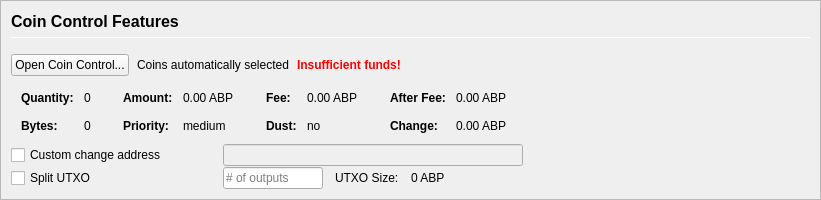
         <widget class="QFrame" name="frameCoinControl">
          <property name="sizePolicy">
           <sizepolicy hsizetype="Expanding" vsizetype="Expanding">
            <horstretch>0</horstretch>
            <verstretch>0</verstretch>
           </sizepolicy>
          </property>
          <property name="maximumSize">
           <size>
            <width>16777215</width>
            <height>16777215</height>
           </size>
          </property>
          <property name="frameShape">
           <enum>QFrame::StyledPanel</enum>
          </property>
          <property name="frameShadow">
           <enum>QFrame::Sunken</enum>
          </property>
          <layout class="QVBoxLayout" name="verticalLayoutCoinControl2">
           <property name="spacing">
            <number>0</number>
           </property>
           <property name="leftMargin">
            <number>0</number>
           </property>
           <property name="topMargin">
            <number>0</number>
           </property>
           <property name="rightMargin">
            <number>0</number>
           </property>
           <property name="bottomMargin">
            <number>0</number>
           </property>
           <item>
            <widget class="QFrame" name="frameCoinControl_BG">
             <layout class="QVBoxLayout" name="verticalLayoutCoinControl" stretch="0,0,0,0,0,0">
              <property name="spacing">
               <number>1</number>
              </property>
              <property name="leftMargin">
               <number>10</number>
              </property>
              <property name="topMargin">
               <number>10</number>
              </property>
              <item>
               <layout class="QHBoxLayout" name="horizontalLayoutCoinControl1">
                <property name="bottomMargin">
                 <number>15</number>
                </property>
                <item>
                 <layout class="QVBoxLayout" name="verticalLayout_3">
                  <property name="spacing">
                   <number>6</number>
                  </property>
                  <item>
                   <widget class="QLabel" name="labelCoinControlFeatures">
                    <property name="sizePolicy">
                     <sizepolicy hsizetype="Preferred" vsizetype="Maximum">
                      <horstretch>0</horstretch>
                      <verstretch>0</verstretch>
                     </sizepolicy>
                    </property>
                    <property name="minimumSize">
                     <size>
                      <width>0</width>
                      <height>20</height>
                     </size>
                    </property>
                    <property name="font">
                     <font>
                      <pointsize>12</pointsize>
                      <weight>75</weight>
                      <bold>true</bold>
                     </font>
                    </property>
                    <property name="styleSheet">
                     <string notr="true">font-weight:bold;</string>
                    </property>
                    <property name="text">
                     <string>Coin Control Features</string>
                    </property>
                   </widget>
                  </item>
                  <item>
                   <widget class="Line" name="line">
                    <property name="minimumSize">
                     <size>
                      <width>0</width>
                      <height>1</height>
                     </size>
                    </property>
                    <property name="maximumSize">
                     <size>
                      <width>16777215</width>
                      <height>1</height>
                     </size>
                    </property>
                    <property name="orientation">
                     <enum>Qt::Horizontal</enum>
                    </property>
                   </widget>
                  </item>
                 </layout>
                </item>
               </layout>
              </item>
              <item>
               <layout class="QHBoxLayout" name="horizontalLayoutCoinControl2" stretch="0,0,0,0">
                <property name="spacing">
                 <number>8</number>
                </property>
                <property name="bottomMargin">
                 <number>10</number>
                </property>
                <item>
                 <widget class="QPushButton" name="pushButtonCoinControl">
                  <property name="styleSheet">
                   <string notr="true"/>
                  </property>
                  <property name="text">
                   <string>Open Coin Control...</string>
                  </property>
                  <property name="autoDefault">
                   <bool>false</bool>
                  </property>
                 </widget>
                </item>
                <item>
                 <widget class="QLabel" name="labelCoinControlAutomaticallySelected">
                  <property name="text">
                   <string>Coins automatically selected</string>
                  </property>
                  <property name="margin">
                   <number>5</number>
                  </property>
                 </widget>
                </item>
                <item>
                 <widget class="QLabel" name="labelCoinControlInsuffFunds">
                  <property name="font">
                   <font>
                    <weight>75</weight>
                    <bold>true</bold>
                   </font>
                  </property>
                  <property name="styleSheet">
                   <string notr="true">color:red;font-weight:bold;</string>
                  </property>
                  <property name="text">
                   <string>Insufficient funds!</string>
                  </property>
                  <property name="margin">
                   <number>5</number>
                  </property>
                 </widget>
                </item>
                <item>
                 <spacer name="horizontalSpacerCoinControl">
                  <property name="orientation">
                   <enum>Qt::Horizontal</enum>
                  </property>
                  <property name="sizeHint" stdset="0">
                   <size>
                    <width>40</width>
                    <height>1</height>
                   </size>
                  </property>
                 </spacer>
                </item>
               </layout>
              </item>
              <item>
               <widget class="QWidget" name="widgetCoinControl" native="true">
                <property name="sizePolicy">
                 <sizepolicy hsizetype="Preferred" vsizetype="Preferred">
                  <horstretch>0</horstretch>
                  <verstretch>0</verstretch>
                 </sizepolicy>
                </property>
                <property name="minimumSize">
                 <size>
                  <width>0</width>
                  <height>0</height>
                 </size>
                </property>
                <property name="styleSheet">
                 <string notr="true"/>
                </property>
                <layout class="QHBoxLayout" name="horizontalLayoutCoinControl5">
                 <property name="leftMargin">
                  <number>0</number>
                 </property>
                 <property name="topMargin">
                  <number>0</number>
                 </property>
                 <property name="rightMargin">
                  <number>0</number>
                 </property>
                 <property name="bottomMargin">
                  <number>0</number>
                 </property>
                 <item>
                  <layout class="QHBoxLayout" name="horizontalLayoutCoinControl3" stretch="0,0,0,1">
                   <property name="spacing">
                    <number>20</number>
                   </property>
                   <property name="topMargin">
                    <number>0</number>
                   </property>
                   <property name="bottomMargin">
                    <number>10</number>
                   </property>
                   <item>
                    <layout class="QFormLayout" name="formLayoutCoinControl1">
                     <property name="horizontalSpacing">
                      <number>10</number>
                     </property>
                     <property name="verticalSpacing">
                      <number>14</number>
                     </property>
                     <property name="leftMargin">
                      <number>10</number>
                     </property>
                     <property name="topMargin">
                      <number>4</number>
                     </property>
                     <property name="rightMargin">
                      <number>6</number>
                     </property>
                     <item row="0" column="0">
                      <widget class="QLabel" name="labelCoinControlQuantityText">
                       <property name="font">
                        <font>
                         <weight>75</weight>
                         <bold>true</bold>
                        </font>
                       </property>
                       <property name="text">
                        <string>Quantity:</string>
                       </property>
                       <property name="margin">
                        <number>0</number>
                       </property>
                      </widget>
                     </item>
                     <item row="0" column="1">
                      <widget class="QLabel" name="labelCoinControlQuantity">
                       <property name="cursor">
                        <cursorShape>IBeamCursor</cursorShape>
                       </property>
                       <property name="contextMenuPolicy">
                        <enum>Qt::ActionsContextMenu</enum>
                       </property>
                       <property name="text">
                        <string notr="true">0</string>
                       </property>
                       <property name="margin">
                        <number>0</number>
                       </property>
                       <property name="textInteractionFlags">
                        <set>Qt::LinksAccessibleByMouse|Qt::TextSelectableByKeyboard|Qt::TextSelectableByMouse</set>
                       </property>
                      </widget>
                     </item>
                     <item row="1" column="0">
                      <widget class="QLabel" name="labelCoinControlBytesText">
                       <property name="font">
                        <font>
                         <weight>75</weight>
                         <bold>true</bold>
                        </font>
                       </property>
                       <property name="text">
                        <string>Bytes:</string>
                       </property>
                      </widget>
                     </item>
                     <item row="1" column="1">
                      <widget class="QLabel" name="labelCoinControlBytes">
                       <property name="cursor">
                        <cursorShape>IBeamCursor</cursorShape>
                       </property>
                       <property name="contextMenuPolicy">
                        <enum>Qt::ActionsContextMenu</enum>
                       </property>
                       <property name="text">
                        <string notr="true">0</string>
                       </property>
                       <property name="textInteractionFlags">
                        <set>Qt::LinksAccessibleByMouse|Qt::TextSelectableByKeyboard|Qt::TextSelectableByMouse</set>
                       </property>
                      </widget>
                     </item>
                    </layout>
                   </item>
                   <item>
                    <layout class="QFormLayout" name="formLayoutCoinControl2">
                     <property name="horizontalSpacing">
                      <number>10</number>
                     </property>
                     <property name="verticalSpacing">
                      <number>14</number>
                     </property>
                     <property name="leftMargin">
                      <number>6</number>
                     </property>
                     <property name="topMargin">
                      <number>4</number>
                     </property>
                     <property name="rightMargin">
                      <number>6</number>
                     </property>
                     <item row="0" column="0">
                      <widget class="QLabel" name="labelCoinControlAmountText">
                       <property name="font">
                        <font>
                         <weight>75</weight>
                         <bold>true</bold>
                        </font>
                       </property>
                       <property name="text">
                        <string>Amount:</string>
                       </property>
                       <property name="margin">
                        <number>0</number>
                       </property>
                      </widget>
                     </item>
                     <item row="0" column="1">
                      <widget class="QLabel" name="labelCoinControlAmount">
                       <property name="cursor">
                        <cursorShape>IBeamCursor</cursorShape>
                       </property>
                       <property name="contextMenuPolicy">
                        <enum>Qt::ActionsContextMenu</enum>
                       </property>
                       <property name="text">
                        <string notr="true">0.00 ABP</string>
                       </property>
                       <property name="textInteractionFlags">
                        <set>Qt::LinksAccessibleByMouse|Qt::TextSelectableByKeyboard|Qt::TextSelectableByMouse</set>
                       </property>
                      </widget>
                     </item>
                     <item row="1" column="0">
                      <widget class="QLabel" name="labelCoinControlPriorityText">
                       <property name="font">
                        <font>
                         <weight>75</weight>
                         <bold>true</bold>
                        </font>
                       </property>
                       <property name="text">
                        <string>Priority:</string>
                       </property>
                      </widget>
                     </item>
                     <item row="1" column="1">
                      <widget class="QLabel" name="labelCoinControlPriority">
                       <property name="cursor">
                        <cursorShape>IBeamCursor</cursorShape>
                       </property>
                       <property name="contextMenuPolicy">
                        <enum>Qt::ActionsContextMenu</enum>
                       </property>
                       <property name="text">
                        <string>medium</string>
                       </property>
                       <property name="textInteractionFlags">
                        <set>Qt::LinksAccessibleByMouse|Qt::TextSelectableByKeyboard|Qt::TextSelectableByMouse</set>
                       </property>
                      </widget>
                     </item>
                    </layout>
                   </item>
                   <item>
                    <layout class="QFormLayout" name="formLayoutCoinControl3">
                     <property name="horizontalSpacing">
                      <number>10</number>
                     </property>
                     <property name="verticalSpacing">
                      <number>14</number>
                     </property>
                     <property name="leftMargin">
                      <number>6</number>
                     </property>
                     <property name="topMargin">
                      <number>4</number>
                     </property>
                     <property name="rightMargin">
                      <number>6</number>
                     </property>
                     <item row="0" column="0">
                      <widget class="QLabel" name="labelCoinControlFeeText">
                       <property name="font">
                        <font>
                         <weight>75</weight>
                         <bold>true</bold>
                        </font>
                       </property>
                       <property name="text">
                        <string>Fee:</string>
                       </property>
                       <property name="margin">
                        <number>0</number>
                       </property>
                      </widget>
                     </item>
                     <item row="0" column="1">
                      <widget class="QLabel" name="labelCoinControlFee">
                       <property name="cursor">
                        <cursorShape>IBeamCursor</cursorShape>
                       </property>
                       <property name="contextMenuPolicy">
                        <enum>Qt::ActionsContextMenu</enum>
                       </property>
                       <property name="text">
                        <string notr="true">0.00 ABP</string>
                       </property>
                       <property name="textInteractionFlags">
                        <set>Qt::LinksAccessibleByMouse|Qt::TextSelectableByKeyboard|Qt::TextSelectableByMouse</set>
                       </property>
                      </widget>
                     </item>
                     <item row="1" column="0">
                      <widget class="QLabel" name="labelCoinControlLowOutputText">
                       <property name="font">
                        <font>
                         <weight>75</weight>
                         <bold>true</bold>
                        </font>
                       </property>
                       <property name="text">
                        <string>Dust:</string>
                       </property>
                      </widget>
                     </item>
                     <item row="1" column="1">
                      <widget class="QLabel" name="labelCoinControlLowOutput">
                       <property name="cursor">
                        <cursorShape>IBeamCursor</cursorShape>
                       </property>
                       <property name="contextMenuPolicy">
                        <enum>Qt::ActionsContextMenu</enum>
                       </property>
                       <property name="text">
                        <string>no</string>
                       </property>
                       <property name="textInteractionFlags">
                        <set>Qt::LinksAccessibleByMouse|Qt::TextSelectableByKeyboard|Qt::TextSelectableByMouse</set>
                       </property>
                      </widget>
                     </item>
                    </layout>
                   </item>
                   <item>
                    <layout class="QFormLayout" name="formLayoutCoinControl4">
                     <property name="horizontalSpacing">
                      <number>10</number>
                     </property>
                     <property name="verticalSpacing">
                      <number>14</number>
                     </property>
                     <property name="leftMargin">
                      <number>6</number>
                     </property>
                     <property name="topMargin">
                      <number>4</number>
                     </property>
                     <property name="rightMargin">
                      <number>6</number>
                     </property>
                     <item row="0" column="0">
                      <widget class="QLabel" name="labelCoinControlAfterFeeText">
                       <property name="font">
                        <font>
                         <weight>75</weight>
                         <bold>true</bold>
                        </font>
                       </property>
                       <property name="text">
                        <string>After Fee:</string>
                       </property>
                       <property name="margin">
                        <number>0</number>
                       </property>
                      </widget>
                     </item>
                     <item row="0" column="1">
                      <widget class="QLabel" name="labelCoinControlAfterFee">
                       <property name="cursor">
                        <cursorShape>IBeamCursor</cursorShape>
                       </property>
                       <property name="contextMenuPolicy">
                        <enum>Qt::ActionsContextMenu</enum>
                       </property>
                       <property name="text">
                        <string notr="true">0.00 ABP</string>
                       </property>
                       <property name="textInteractionFlags">
                        <set>Qt::LinksAccessibleByMouse|Qt::TextSelectableByKeyboard|Qt::TextSelectableByMouse</set>
                       </property>
                      </widget>
                     </item>
                     <item row="1" column="0">
                      <widget class="QLabel" name="labelCoinControlChangeText">
                       <property name="font">
                        <font>
                         <weight>75</weight>
                         <bold>true</bold>
                        </font>
                       </property>
                       <property name="text">
                        <string>Change:</string>
                       </property>
                      </widget>
                     </item>
                     <item row="1" column="1">
                      <widget class="QLabel" name="labelCoinControlChange">
                       <property name="cursor">
                        <cursorShape>IBeamCursor</cursorShape>
                       </property>
                       <property name="contextMenuPolicy">
                        <enum>Qt::ActionsContextMenu</enum>
                       </property>
                       <property name="text">
                        <string notr="true">0.00 ABP</string>
                       </property>
                       <property name="textInteractionFlags">
                        <set>Qt::LinksAccessibleByMouse|Qt::TextSelectableByKeyboard|Qt::TextSelectableByMouse</set>
                       </property>
                      </widget>
                     </item>
                    </layout>
                   </item>
                  </layout>
                 </item>
                </layout>
               </widget>
              </item>
              <item>
               <layout class="QHBoxLayout" name="horizontalLayoutCoinControl4">
                <property name="spacing">
                 <number>12</number>
                </property>
                <property name="sizeConstraint">
                 <enum>QLayout::SetDefaultConstraint</enum>
                </property>
                <property name="topMargin">
                 <number>0</number>
                </property>
                <property name="rightMargin">
                 <number>0</number>
                </property>
                <item>
                 <widget class="QCheckBox" name="checkBoxCoinControlChange">
                  <property name="sizePolicy">
                   <sizepolicy hsizetype="Preferred" vsizetype="Preferred">
                    <horstretch>0</horstretch>
                    <verstretch>0</verstretch>
                   </sizepolicy>
                  </property>
                  <property name="minimumSize">
                   <size>
                    <width>200</width>
                    <height>0</height>
                   </size>
                  </property>
                  <property name="maximumSize">
                   <size>
                    <width>200</width>
                    <height>16777215</height>
                   </size>
                  </property>
                  <property name="toolTip">
                   <string>If this is activated, but the change address is empty or invalid, change will be sent to a newly generated address.</string>
                  </property>
                  <property name="text">
                   <string>Custom change address</string>
                  </property>
                 </widget>
                </item>
                <item>
                 <widget class="QValidatedLineEdit" name="lineEditCoinControlChange">
                  <property name="enabled">
                   <bool>false</bool>
                  </property>
                  <property name="sizePolicy">
                   <sizepolicy hsizetype="Preferred" vsizetype="Preferred">
                    <horstretch>0</horstretch>
                    <verstretch>0</verstretch>
                   </sizepolicy>
                  </property>
                  <property name="minimumSize">
                   <size>
                    <width>300</width>
                    <height>0</height>
                   </size>
                  </property>
                 </widget>
                </item>
                <item>
                 <widget class="QLabel" name="labelCoinControlChangeLabel">
                  <property name="sizePolicy">
                   <sizepolicy hsizetype="Preferred" vsizetype="Preferred">
                    <horstretch>0</horstretch>
                    <verstretch>0</verstretch>
                   </sizepolicy>
                  </property>
                  <property name="minimumSize">
                   <size>
                    <width>100</width>
                    <height>0</height>
                   </size>
                  </property>
                  <property name="text">
                   <string/>
                  </property>
                  <property name="margin">
                   <number>3</number>
                  </property>
                 </widget>
                </item>
               </layout>
              </item>
              <item>
               <layout class="QHBoxLayout" name="horizontalLayoutCoinControl6">
                <property name="spacing">
                 <number>12</number>
                </property>
                <property name="rightMargin">
                 <number>0</number>
                </property>
                <item>
                 <widget class="QCheckBox" name="splitBlockCheckBox">
                  <property name="sizePolicy">
                   <sizepolicy hsizetype="Preferred" vsizetype="Preferred">
                    <horstretch>0</horstretch>
                    <verstretch>0</verstretch>
                   </sizepolicy>
                  </property>
                  <property name="minimumSize">
                   <size>
                    <width>200</width>
                    <height>0</height>
                   </size>
                  </property>
                  <property name="maximumSize">
                   <size>
                    <width>200</width>
                    <height>16777215</height>
                   </size>
                  </property>
                  <property name="text">
                   <string>Split UTXO</string>
                  </property>
                 </widget>
                </item>
                <item>
                 <widget class="QLineEdit" name="splitBlockLineEdit">
                  <property name="sizePolicy">
                   <sizepolicy hsizetype="Preferred" vsizetype="Preferred">
                    <horstretch>50</horstretch>
                    <verstretch>0</verstretch>
                   </sizepolicy>
                  </property>
                  <property name="minimumSize">
                   <size>
                    <width>100</width>
                    <height>0</height>
                   </size>
                  </property>
                  <property name="maximumSize">
                   <size>
                    <width>100</width>
                    <height>16777215</height>
                   </size>
                  </property>
                  <property name="placeholderText">
                   <string># of outputs</string>
                  </property>
                 </widget>
                </item>
                <item>
                 <widget class="QLabel" name="labelBlockSizeText">
                  <property name="text">
                   <string>UTXO Size:</string>
                  </property>
                 </widget>
                </item>
                <item>
                 <widget class="QLabel" name="labelBlockSize">
                  <property name="text">
                   <string>0 ABP</string>
                  </property>
                 </widget>
                </item>
                <item>
                 <spacer name="horizontalSpacer_7">
                  <property name="orientation">
                   <enum>Qt::Horizontal</enum>
                  </property>
                  <property name="sizeHint" stdset="0">
                   <size>
                    <width>40</width>
                    <height>20</height>
                   </size>
                  </property>
                 </spacer>
                </item>
               </layout>
              </item>
              <item>
               <spacer name="verticalSpacerCoinControl">
                <property name="orientation">
                 <enum>Qt::Vertical</enum>
                </property>
                <property name="sizeHint" stdset="0">
                 <size>
                  <width>800</width>
                  <height>1</height>
                 </size>
                </property>
               </spacer>
              </item>
             </layout>
            </widget>
           </item>
          </layout>
         </widget>
